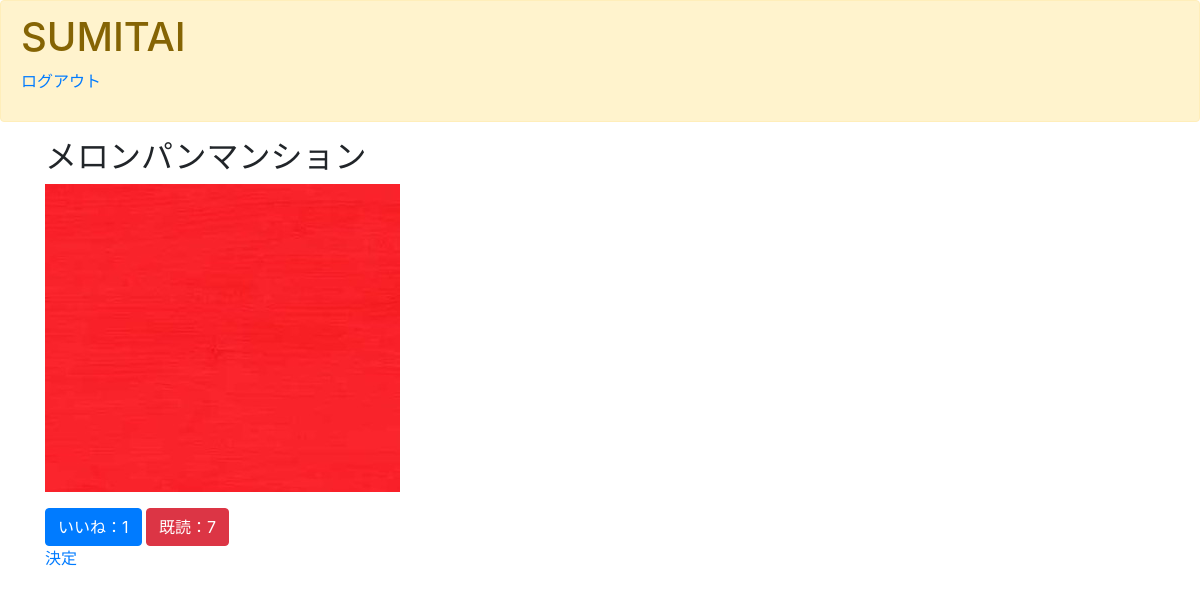
Page /HouseDetail/6 on the committed database.
### sumitai/models.py (models this page shows, shortened)
class SumitaiModel(models.Model):
    houseName=models.CharField(
        max_length=100,
        null=True, #仮
    )
    region = models.CharField(
        max_length=100,
        choices=REGION,
        null=True,  #仮
    )
    memo = models.TextField()
    houseType = models.CharField(
        max_length=100,
        choices=HTYPE,
        null=True, #仮
        )
    images = models.ImageField(
        upload_to='',
        null=True, #仮
        )
    good = models.IntegerField(
        default=0
        )
    read = models.IntegerField(
        default=0
        )
    readtext = models.CharField(
        max_length=100, null=True, blank=True, default='a'
        )
    pushuser = models.CharField(
        max_length=100, null=True, blank=True, default= 'F'
    )

### sumitai/views.py (the view)
# urls.py: path('HouseDetail/<int:pk>', HouseDetail, name='housedetail'),
def HouseDetail(request, pk):
    object = SumitaiModel.objects.get(pk=pk)
    return render(request, 'HouseDetail.html', {'object':object})

### templates/HouseDetail.html (shortened to what this page needs)
{% extends 'base.html'%}
{% load static %}
{% block content %}
<div class="container">
    <h2>{{object.houseName}}</h2>
    {% if object.images %}
    <p><img src='{{object.images.url}}'></p>
    {% endif %}
    <a href="{% url 'good' object.pk %}" class="btn btn-primary" role="button"
        aria-pressed="true">いいね：{{object.good}}</a>
    <a href="{% url 'read' object.pk %}" class="btn btn-danger" role="button" aria-pressed="true">既読：{{object.read}}</a>
</div>
<div class="container">
    <p><a href="{% url 'signup' %}">決定</a></p>
</div>
{% endblock content %}

### rows in the picture
SumitaiModel: houseName "メロンパンマンション", images (picture), good "1", read "7"
